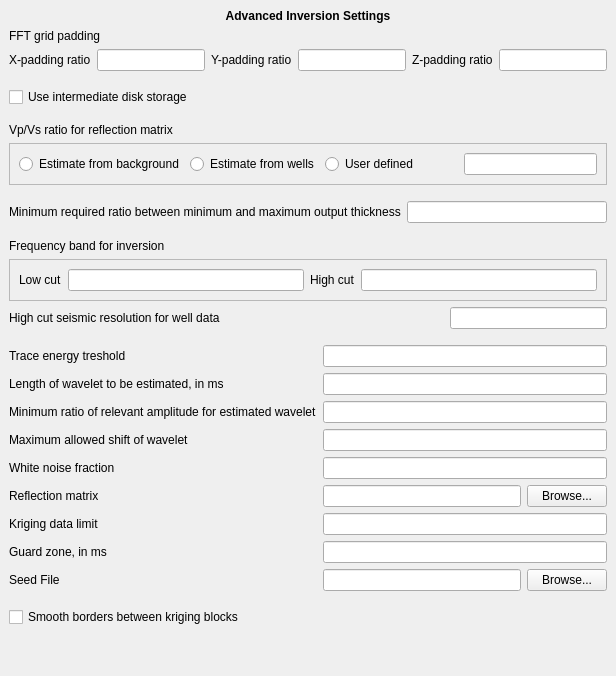
     <widget class="QWidget" name="advancedPage">
      <layout class="QGridLayout">
       <property name="margin">
        <number>9</number>
       </property>
       <property name="spacing">
        <number>6</number>
       </property>
       <item row="4" column="0">
        <widget class="QLabel" name="fftPaddingLabel">
         <property name="text">
          <string>&lt;qt&gt;FFT grid padding</string>
         </property>
        </widget>
       </item>
       <item row="11" column="0">
        <layout class="QHBoxLayout">
         <property name="spacing">
          <number>6</number>
         </property>
         <property name="margin">
          <number>0</number>
         </property>
         <item>
          <widget class="QLabel" name="xFractionLabel">
           <property name="toolTip">
            <string>&lt;qt&gt;Value for the ratio of the padding in the x-direction relative to the x-length.</string>
           </property>
           <property name="text">
            <string>&lt;qt&gt;X-padding ratio</string>
           </property>
          </widget>
         </item>
         <item>
          <widget class="QLineEdit" name="xFractionLineEdit">
           <property name="toolTip">
            <string>&lt;qt&gt;Value for the ratio of the padding in the x-direction relative to the x-length.</string>
           </property>
          </widget>
         </item>
         <item>
          <widget class="QLabel" name="yFractionLabel">
           <property name="toolTip">
            <string>&lt;qt&gt;Value for the ratio of the padding in the y-direction relative to the y-length.</string>
           </property>
           <property name="text">
            <string>&lt;qt&gt;Y-padding ratio</string>
           </property>
          </widget>
         </item>
         <item>
          <widget class="QLineEdit" name="yFractionLineEdit">
           <property name="toolTip">
            <string>&lt;qt&gt;Value for the ratio of the padding in the y-direction relative to the y-length.</string>
           </property>
          </widget>
         </item>
         <item>
          <widget class="QLabel" name="zFractionLabel">
           <property name="toolTip">
            <string>&lt;qt&gt;Value for the ratio of the padding in the z-direction relative to the z-length.</string>
           </property>
           <property name="text">
            <string>&lt;qt&gt;Z-padding ratio</string>
           </property>
          </widget>
         </item>
         <item>
          <widget class="QLineEdit" name="zFractionLineEdit">
           <property name="toolTip">
            <string>&lt;qt&gt;Value for the ratio of the padding in the z-direction relative to the z-length.</string>
           </property>
          </widget>
         </item>
        </layout>
       </item>
       <item row="13" column="0">
        <widget class="QCheckBox" name="diskStorageCheckBox">
         <property name="toolTip">
          <string>&lt;qt&gt;To reduce the physical memory requirement, CRAVA can store intermediate FFT grids on disk rather than holding them in memory. This will typically reduce the total memory requirement of a calculation, but comes at a cost of increased CPU usage and increased disk usage.</string>
         </property>
         <property name="text">
          <string>Use intermediate disk storage</string>
         </property>
        </widget>
       </item>
       <item row="18" column="0">
        <layout class="QHBoxLayout">
         <property name="spacing">
          <number>6</number>
         </property>
         <property name="margin">
          <number>0</number>
         </property>
         <item>
          <widget class="QLabel" name="maximumRelativeThicknessLabel">
           <property name="toolTip">
            <string>&lt;qt&gt;Value giving the limit of how small the minimum interval thickness can be relative to the maximum. If this gets too low, the tranformation to stationarity for the FFT-algorithm gives strange results.</string>
           </property>
           <property name="text">
            <string>&lt;qt&gt;Minimum required ratio between minimum and maximum output thickness</string>
           </property>
          </widget>
         </item>
         <item>
          <widget class="QLineEdit" name="maximumRelativeThicknessLineEdit">
           <property name="toolTip">
            <string>&lt;qt&gt;Value giving the limit of how small the minimum interval thickness can be relative to the maximum. If this gets too low, the tranformation to stationarity for the FFT-algorithm gives strange results.</string>
           </property>
          </widget>
         </item>
        </layout>
       </item>
       <item row="20" column="0">
        <widget class="QLabel" name="frequencyBandLabel">
         <property name="toolTip">
          <string>&lt;qt&gt;The frequency band is limited by the wavelet, but an additional cut-off is needed to ensure numerical stability.</string>
         </property>
         <property name="text">
          <string>&lt;qt&gt;Frequency band for inversion</string>
         </property>
         <property name="textFormat">
          <enum>Qt::AutoText</enum>
         </property>
        </widget>
       </item>
       <item row="24" column="0">
        <layout class="QHBoxLayout">
         <property name="spacing">
          <number>6</number>
         </property>
         <property name="margin">
          <number>0</number>
         </property>
         <item>
          <layout class="QVBoxLayout">
           <property name="spacing">
            <number>6</number>
           </property>
           <property name="margin">
            <number>0</number>
           </property>
           <item>
            <widget class="QLabel" name="energyTresholdLabel">
             <property name="toolTip">
              <string>&lt;qt&gt;If the energy in a trace falls below this threshold relative to the average, the trace is interpolated from neighbors</string>
             </property>
             <property name="text">
              <string>&lt;qt&gt;Trace energy treshold</string>
             </property>
            </widget>
           </item>
           <item>
            <widget class="QLabel" name="waveletLengthLabel">
             <property name="toolTip">
              <string>Giving the length of the wavelet to be estimated in ms. For a 1D wavelet this is the width of the Papoulis taper used, when tapering of auto-correlation of reflection co-efficients, and cross-correlation of reflection-coefficients and seismic data, before doing the spectral division. Increasing this value will give less bias (i.e. less energy at low frequencies), but larger variance in the estimate (i.e. secondary oscillations). For a 3D wavelet this gives the length of the source-wavelet, by dividing this length by the vertical sampling interval we find the the </string>
             </property>
             <property name="text">
              <string>&lt;qt&gt;Length of wavelet to be estimated, in ms</string>
             </property>
            </widget>
           </item>
           <item>
            <widget class="QLabel" name="waveletRelativeMinimumLabel">
             <property name="toolTip">
              <string>&lt;qt&gt;Minimum ratio between smallest and largest relevant amplitude for estimated wavelet.</string>
             </property>
             <property name="text">
              <string>&lt;qt&gt;Minimum ratio of relevant amplitude for estimated wavelet</string>
             </property>
            </widget>
           </item>
           <item>
            <widget class="QLabel" name="waveletShiftMaxLabel">
             <property name="toolTip">
              <string>&lt;qt&gt;Value controlling how much the wavelet is allowed to be shifted when doing estimation of wavelet or noise.</string>
             </property>
             <property name="text">
              <string>&lt;qt&gt;Maximum allowed shift of wavelet</string>
             </property>
            </widget>
           </item>
           <item>
            <widget class="QLabel" name="whiteNoiseLabel">
             <property name="toolTip">
              <string>&lt;qt&gt;In order to stabelize the inversion, some of the noise needs to be interpreted as white. This specifies that fraction.</string>
             </property>
             <property name="text">
              <string>&lt;qt&gt;White noise fraction</string>
             </property>
            </widget>
           </item>
           <item>
            <widget class="QLabel" name="reflectionMatrixLabel">
             <property name="toolTip">
              <string>&lt;qt&gt;c(x,t,θ) = aVp(θ) δ/δt ln(Vp(x, t)) + aVs(x,t,θ) δ/δt ln(Vs(x, t)) + aρ(x,t,θ) δ/δt ln(ρ(x,t)) , the coefficients aVp, aVs and aρ can be read from file, each line should have one line for each seismic data file with the three coefficients for each.</string>
             </property>
             <property name="text">
              <string>&lt;qt&gt;Reflection matrix</string>
             </property>
            </widget>
           </item>
           <item>
            <widget class="QLabel" name="krigingLimitLabel">
             <property name="toolTip">
              <string>&lt;qt&gt;Limit for the amount of well data used to kriege each point. A high value gives a smoother and more exact field, but takes more time.</string>
             </property>
             <property name="text">
              <string>&lt;qt&gt;Kriging data limit</string>
             </property>
            </widget>
           </item>
           <item>
            <widget class="QLabel" name="guardZoneLabel">
             <property name="toolTip">
              <string>&lt;qt&gt;Changes the amount of data that will be required outside the interval of interest.</string>
             </property>
             <property name="text">
              <string>Guard zone, in ms</string>
             </property>
            </widget>
           </item>
           <item>
            <widget class="QLabel" name="seedFileLabel">
             <property name="toolTip">
              <string>&lt;qt&gt;The seed file should contain one integer number, the number will be overwritten after each stoachstic realization.</string>
             </property>
             <property name="text">
              <string>Seed File</string>
             </property>
            </widget>
           </item>
          </layout>
         </item>
         <item>
          <layout class="QVBoxLayout">
           <property name="spacing">
            <number>6</number>
           </property>
           <property name="margin">
            <number>0</number>
           </property>
           <item>
            <widget class="QLineEdit" name="energyTresholdLineEdit">
             <property name="toolTip">
              <string>&lt;qt&gt;If the energy in a trace falls below this threshold relative to the average, the trace is interpolated from neighbors</string>
             </property>
            </widget>
           </item>
           <item>
            <widget class="QLineEdit" name="waveletLengthLineEdit">
             <property name="toolTip">
              <string>&lt;qt&gt;Giving the length of the wavelet to be estimated in ms. For a 1D wavelet this is the width of the Papoulis taper used, when tapering of auto-correlation of reflection co-efficients, and cross-correlation of reflection-coefficients and seismic data, before doing the spectral division. Increasing this value will give less bias (i.e. less energy at low frequencies), but larger variance in the estimate (i.e. secondary oscillations). For a 3D wavelet this gives the length of the source-wavelet, by dividing this length by the vertical sampling interval we find the the
</string>
             </property>
            </widget>
           </item>
           <item>
            <widget class="QLineEdit" name="waveletRelativeMinimumLineEdit">
             <property name="toolTip">
              <string>&lt;qt&gt;Minimum ratio between smallest and largest relevant amplitude for estimated wavelet.</string>
             </property>
            </widget>
           </item>
           <item>
            <widget class="QLineEdit" name="waveletShiftMaxLineEdit">
             <property name="toolTip">
              <string>&lt;qt&gt;Value controlling how much the wavelet is allowed to be shifted when doing estimation of wavelet or noise.</string>
             </property>
            </widget>
           </item>
           <item>
            <widget class="QLineEdit" name="whiteNoiseLineEdit">
             <property name="toolTip">
              <string>&lt;qt&gt;In order to stabelize the inversion, we need to interpret some of the noise as white. This specifies that fraction.</string>
             </property>
            </widget>
           </item>
           <item>
            <layout class="QHBoxLayout">
             <property name="spacing">
              <number>6</number>
             </property>
             <property name="margin">
              <number>0</number>
             </property>
             <item>
              <widget class="QLineEdit" name="reflectionMatrixLineEdit">
               <property name="toolTip">
                <string>&lt;qt&gt;c(x,t,θ) = aVp(θ) δ/δt ln(Vp(x, t)) + aVs(x,t,θ) δ/δt ln(Vs(x, t)) + aρ(x,t,θ) δ/δt ln(ρ(x,t)) , the coefficients aVp, aVs and aρ can be read from file, each line should have one line for each seismic data file with the three coefficients for each.</string>
               </property>
              </widget>
             </item>
             <item>
              <widget class="QPushButton" name="reflectionMatrixBrowsePushButton">
               <property name="toolTip">
                <string>&lt;qt&gt;c(x,t,θ) = aVp(θ) δ/δt ln(Vp(x, t)) + aVs(x,t,θ) δ/δt ln(Vs(x, t)) + aρ(x,t,θ) δ/δt ln(ρ(x,t)) , the coefficients aVp, aVs and aρ can be read from file, each line should have one line for each seismic data file with the three coefficients for each.</string>
               </property>
               <property name="text">
                <string>Browse...</string>
               </property>
              </widget>
             </item>
            </layout>
           </item>
           <item>
            <widget class="QLineEdit" name="krigingDataLineEdit">
             <property name="toolTip">
              <string>&lt;qt&gt;Limit for the amount of well data used to kriege each point. A high value gives a smoother and more exact field, but takes more time.</string>
             </property>
            </widget>
           </item>
           <item>
            <widget class="QLineEdit" name="guardZoneLineEdit">
             <property name="toolTip">
              <string>&lt;qt&gt;Changes the amount of data that will be required outside the interval of interest.</string>
             </property>
            </widget>
           </item>
           <item>
            <layout class="QHBoxLayout">
             <property name="spacing">
              <number>6</number>
             </property>
             <property name="margin">
              <number>0</number>
             </property>
             <item>
              <widget class="QLineEdit" name="seedFileLineEdit">
               <property name="toolTip">
                <string>&lt;qt&gt;The seed file should contain one integer number, the number will be overwritten after each stoachstic realization.</string>
               </property>
              </widget>
             </item>
             <item>
              <widget class="QPushButton" name="seedFileBrowsePushButton">
               <property name="toolTip">
                <string>&lt;qt&gt;The seed file should contain one integer number, the number will be overwritten after each stoachstic realization.</string>
               </property>
               <property name="text">
                <string>Browse...</string>
               </property>
              </widget>
             </item>
            </layout>
           </item>
          </layout>
         </item>
        </layout>
       </item>
       <item row="26" column="0">
        <widget class="QCheckBox" name="krigedSmoothCheckBox">
         <property name="toolTip">
          <string>&lt;qt&gt;Should the program smooth borders between kriging blocks or not?</string>
         </property>
         <property name="text">
          <string>Smooth borders between kriging blocks</string>
         </property>
        </widget>
       </item>
       <item row="21" column="0">
        <widget class="QFrame" name="frequencyBandFrame">
         <property name="toolTip">
          <string>&lt;qt&gt;Controls the frequency band of the inversion, so high and/ or low frequency can be filtered away. This should be done by the wavelet, but can be specified here.</string>
         </property>
         <property name="frameShape">
          <enum>QFrame::StyledPanel</enum>
         </property>
         <property name="frameShadow">
          <enum>QFrame::Raised</enum>
         </property>
         <layout class="QGridLayout">
          <property name="margin">
           <number>9</number>
          </property>
          <property name="spacing">
           <number>6</number>
          </property>
          <item row="0" column="1">
           <widget class="QLineEdit" name="lowCutFrequencyBandLineEdit">
            <property name="toolTip">
             <string>&lt;qt&gt;The minimum frequency affected by the inversion.</string>
            </property>
           </widget>
          </item>
          <item row="0" column="0">
           <widget class="QLabel" name="lowCutFrequencyBandLabel">
            <property name="toolTip">
             <string>&lt;qt&gt;The minimum frequency affected by the inversion.</string>
            </property>
            <property name="text">
             <string>&lt;qt&gt;Low cut</string>
            </property>
           </widget>
          </item>
          <item row="0" column="2">
           <widget class="QLabel" name="highCutFrequencyBandLabel">
            <property name="toolTip">
             <string>&lt;qt&gt;The maximum frequency affected by the inversion.</string>
            </property>
            <property name="text">
             <string>&lt;qt&gt;High cut</string>
            </property>
           </widget>
          </item>
          <item row="0" column="3">
           <widget class="QLineEdit" name="highCutFrequencyBandLineEdit">
            <property name="toolTip">
             <string>&lt;qt&gt;The maximum frequency affected by the inversion.</string>
            </property>
           </widget>
          </item>
         </layout>
        </widget>
       </item>
       <item row="16" column="0">
        <widget class="QFrame" name="vpVsRatioFrame">
         <property name="toolTip">
          <string>&lt;qt&gt;The Vp/Vs ratio used in reflection matrix can be estimated from the background model, estimated from the well data or set manually by the user.</string>
         </property>
         <property name="frameShape">
          <enum>QFrame::StyledPanel</enum>
         </property>
         <property name="frameShadow">
          <enum>QFrame::Raised</enum>
         </property>
         <layout class="QVBoxLayout" name="verticalLayout_4">
          <item>
           <layout class="QVBoxLayout" name="verticalLayout_3">
            <item>
             <layout class="QHBoxLayout" name="horizontalLayout_5">
              <item>
               <layout class="QHBoxLayout" name="horizontalLayout">
                <item>
                 <widget class="QRadioButton" name="vpVsEstimateBackgroundRadioButton">
                  <property name="toolTip">
                   <string>&lt;qt&gt;Estimate Vp/Vs ratio from the background model.</string>
                  </property>
                  <property name="text">
                   <string>Estimate from background</string>
                  </property>
                 </widget>
                </item>
                <item>
                 <widget class="QRadioButton" name="vpVsEstimateWellRadioButton">
                  <property name="toolTip">
                   <string>&lt;qt&gt;Estimate the Vp/Vs ratio from the wells.</string>
                  </property>
                  <property name="text">
                   <string>Estimate from wells</string>
                  </property>
                 </widget>
                </item>
                <item>
                 <widget class="QRadioButton" name="vpVsUserDefinedRadioButton">
                  <property name="toolTip">
                   <string>&lt;qt&gt;Value of the Vp/Vs ratio used in the reflection matrix is defined by the user.</string>
                  </property>
                  <property name="text">
                   <string>User defined</string>
                  </property>
                 </widget>
                </item>
                <item>
                 <spacer name="horizontalSpacer_2">
                  <property name="orientation">
                   <enum>Qt::Horizontal</enum>
                  </property>
                  <property name="sizeHint" stdset="0">
                   <size>
                    <width>40</width>
                    <height>20</height>
                   </size>
                  </property>
                 </spacer>
                </item>
               </layout>
              </item>
              <item>
               <widget class="QLineEdit" name="vpVsUserDefinedLineEdit">
                <property name="toolTip">
                 <string>&lt;qt&gt;Value of Vp/Vs ratio used in reflection matrix is defined by the user.</string>
                </property>
               </widget>
              </item>
             </layout>
            </item>
           </layout>
          </item>
         </layout>
        </widget>
       </item>
       <item row="15" column="0">
        <widget class="QLabel" name="vpVsRatioLabel">
         <property name="toolTip">
          <string>&lt;qt&gt;The Vp/Vs ratio used in reflection matrix can be estimated from the background model, estimated from the well data or set manually by the user.</string>
         </property>
         <property name="text">
          <string>Vp/Vs ratio for reflection matrix</string>
         </property>
        </widget>
       </item>
       <item row="12" column="0">
        <spacer name="verticalSpacer_3">
         <property name="orientation">
          <enum>Qt::Vertical</enum>
         </property>
         <property name="sizeType">
          <enum>QSizePolicy::Maximum</enum>
         </property>
         <property name="sizeHint" stdset="0">
          <size>
           <width>20</width>
           <height>10</height>
          </size>
         </property>
        </spacer>
       </item>
       <item row="14" column="0">
        <spacer name="verticalSpacer_4">
         <property name="orientation">
          <enum>Qt::Vertical</enum>
         </property>
         <property name="sizeType">
          <enum>QSizePolicy::Maximum</enum>
         </property>
         <property name="sizeHint" stdset="0">
          <size>
           <width>20</width>
           <height>10</height>
          </size>
         </property>
        </spacer>
       </item>
       <item row="17" column="0">
        <spacer name="verticalSpacer_5">
         <property name="orientation">
          <enum>Qt::Vertical</enum>
         </property>
         <property name="sizeType">
          <enum>QSizePolicy::Maximum</enum>
         </property>
         <property name="sizeHint" stdset="0">
          <size>
           <width>20</width>
           <height>10</height>
          </size>
         </property>
        </spacer>
       </item>
       <item row="19" column="0">
        <spacer name="verticalSpacer_6">
         <property name="orientation">
          <enum>Qt::Vertical</enum>
         </property>
         <property name="sizeType">
          <enum>QSizePolicy::Maximum</enum>
         </property>
         <property name="sizeHint" stdset="0">
          <size>
           <width>20</width>
           <height>10</height>
          </size>
         </property>
        </spacer>
       </item>
       <item row="3" column="0">
        <widget class="QLabel" name="label_3">
         <property name="font">
          <font>
           <weight>75</weight>
           <bold>true</bold>
          </font>
         </property>
         <property name="text">
          <string>Advanced Inversion Settings</string>
         </property>
         <property name="alignment">
          <set>Qt::AlignCenter</set>
         </property>
        </widget>
       </item>
       <item row="25" column="0">
        <spacer name="verticalSpacer_9">
         <property name="orientation">
          <enum>Qt::Vertical</enum>
         </property>
         <property name="sizeType">
          <enum>QSizePolicy::Maximum</enum>
         </property>
         <property name="sizeHint" stdset="0">
          <size>
           <width>20</width>
           <height>10</height>
          </size>
         </property>
        </spacer>
       </item>
       <item row="23" column="0">
        <spacer name="verticalSpacer">
         <property name="orientation">
          <enum>Qt::Vertical</enum>
         </property>
         <property name="sizeType">
          <enum>QSizePolicy::Maximum</enum>
         </property>
         <property name="sizeHint" stdset="0">
          <size>
           <width>20</width>
           <height>10</height>
          </size>
         </property>
        </spacer>
       </item>
       <item row="22" column="0">
        <layout class="QHBoxLayout" name="horizontalLayout_2">
         <item>
          <widget class="QLabel" name="seismicResolutionLabel">
           <property name="toolTip">
            <string>&lt;qt&gt;Used to filter wells down to seismic resolution. Only used to generate output logs for QC.</string>
           </property>
           <property name="text">
            <string>High cut seismic resolution for well data</string>
           </property>
          </widget>
         </item>
         <item>
          <spacer name="horizontalSpacer">
           <property name="orientation">
            <enum>Qt::Horizontal</enum>
           </property>
           <property name="sizeType">
            <enum>QSizePolicy::Maximum</enum>
           </property>
           <property name="sizeHint" stdset="0">
            <size>
             <width>224</width>
             <height>20</height>
            </size>
           </property>
          </spacer>
         </item>
         <item>
          <widget class="QLineEdit" name="seismicResolutionLineEdit">
           <property name="toolTip">
            <string>&lt;qt&gt;Used to filter wells down to seismic resolution. Only used to generate output logs for QC.</string>
           </property>
          </widget>
         </item>
        </layout>
       </item>
       <item row="27" column="0">
        <spacer name="verticalSpacer_2">
         <property name="orientation">
          <enum>Qt::Vertical</enum>
         </property>
         <property name="sizeHint" stdset="0">
          <size>
           <width>20</width>
           <height>40</height>
          </size>
         </property>
        </spacer>
       </item>
      </layout>
     </widget>
